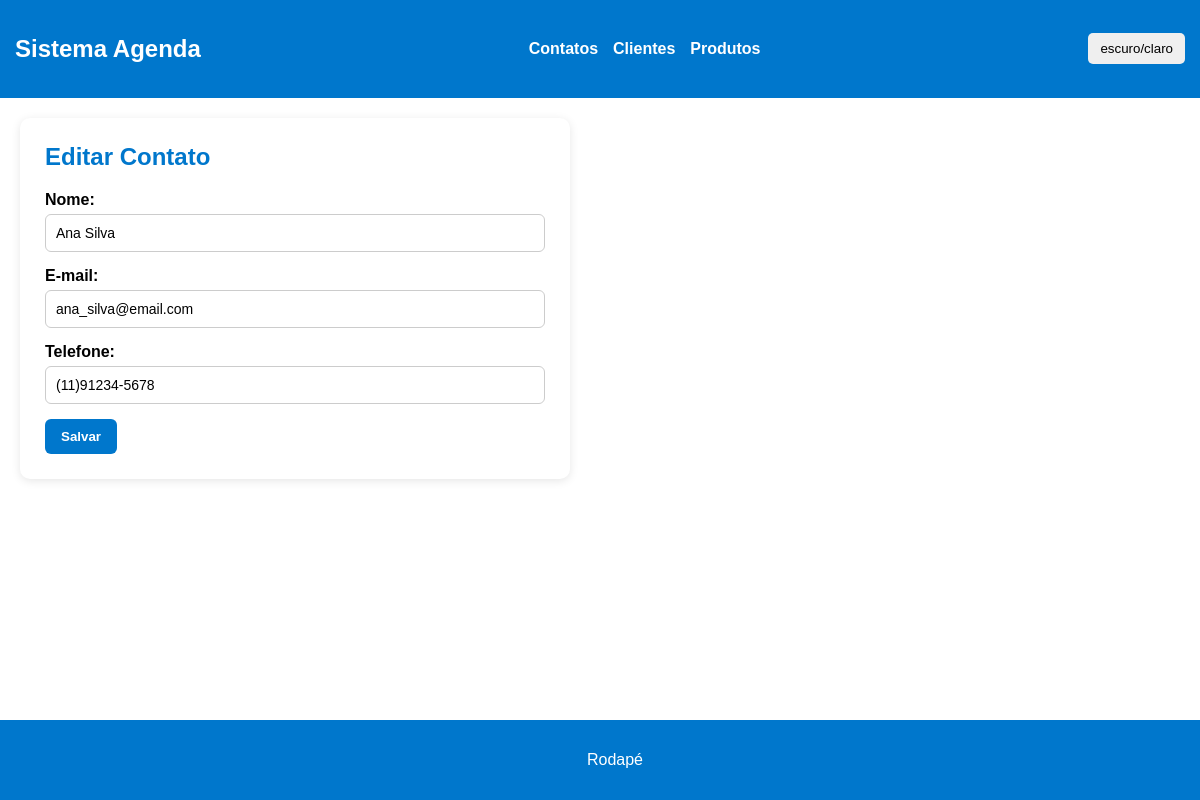
The page /editar_contato.php?id=1 on the database its author committed.
### tables this page shows
CREATE TABLE contatos (
    id INT AUTO_INCREMENT PRIMARY KEY,
    nome VARCHAR(100),
    email VARCHAR(100),
    telefone VARCHAR(14),
    created_at TIMESTAMP DEFAULT CURRENT_TIMESTAMP
);

### editar_contato.php (the view, shortened to what this page needs)
<?php
require_once "config.php";
$id = $_GET['id'] ?? null;
$stmt = $pdo->prepare(
    "SELECT * FROM contatos WHERE id = ?"
);
$stmt->execute([$id]);
$contato = $stmt->fetch();
include "views/cabecalho.php";
?>
<div class="form-container">
<h2>Editar Contato</h2>
<form method="POST">
    <div class="form-group">
        <label>Nome:</label>
        <input
            type="text"
            name="nome"
            value="<?= htmlspecialchars($contato['nome']) ?>"
        >
    </div>
    <div class="form-group">
        <label>E-mail:</label>
        <input
            type="email"
            name="email"
            value="<?= htmlspecialchars($contato['email']) ?>"
        >
    </div>
    <div class="form-group">
        <label>Telefone:</label>
        <input
            type="text"
            name="telefone"
            value="<?= htmlspecialchars($contato['telefone']) ?>"
        >
    </div>
    <button class="btn-cadastrar" type="submit">
        Salvar
    </button>
</form>
</div>
</div>
<footer>
    <p>Rodapé</p>
</footer>
</body>
</html>

### views/cabecalho.php (style rules this page uses)
body { font-family: Arial, sans-serif; margin: 0; background-color: white; color: black; transition: 0.3s; }
.form-container { max-width: 500px; background-color: white; padding: 25px; border-radius: 10px; box-shadow: 0 2px 10px rgba(0,0,0,0.1); }
.form-container h2 { margin-top: 0; color: #0077cc; }
.form-group { margin-bottom: 15px; }
.form-group label { display: block; margin-bottom: 5px; font-weight: bold; }
.form-group input { width: 100%; padding: 10px; border: 1px solid #ccc; border-radius: 6px; font-size: 14px; box-sizing: border-box; }
.btn-cadastrar { background-color: #0077cc; color: white; border: none; padding: 10px 16px; border-radius: 6px; cursor: pointer; font-weight: bold; transition: 0.3s; }
footer { position: fixed; bottom: 0; left: 0; width: 100%; background-color: #0077cc; color: white; text-align: center; padding: 15px; }

### rows shown on the page
contatos: nome "Ana Silva", email "ana_silva@email.com", telefone "(11)91234-5678"
